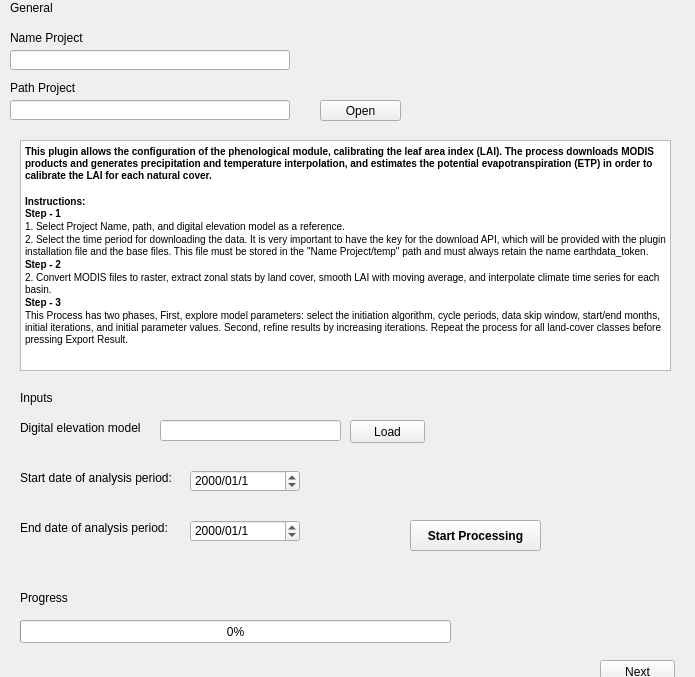
        <widget class="QWidget" name="Step1">
         <property name="geometry">
          <rect>
           <x>0</x>
           <y>0</y>
           <width>695</width>
           <height>677</height>
          </rect>
         </property>
         <attribute name="label">
          <string>Step 1 - Configuration - download</string>
         </attribute>
         <widget class="QProgressBar" name="progressBar_Download">
          <property name="geometry">
           <rect>
            <x>20</x>
            <y>620</y>
            <width>431</width>
            <height>23</height>
           </rect>
          </property>
          <property name="value">
           <number>0</number>
          </property>
         </widget>
         <widget class="QPushButton" name="Button_Step_2">
          <property name="geometry">
           <rect>
            <x>600</x>
            <y>660</y>
            <width>75</width>
            <height>23</height>
           </rect>
          </property>
          <property name="text">
           <string>Next</string>
          </property>
         </widget>
         <widget class="QLineEdit" name="name_project">
          <property name="geometry">
           <rect>
            <x>10</x>
            <y>50</y>
            <width>280</width>
            <height>20</height>
           </rect>
          </property>
         </widget>
         <widget class="QLabel" name="label_2">
          <property name="geometry">
           <rect>
            <x>10</x>
            <y>80</y>
            <width>121</width>
            <height>16</height>
           </rect>
          </property>
          <property name="text">
           <string>&lt;html&gt;&lt;head/&gt;&lt;body&gt;&lt;p&gt;Path Project&lt;/p&gt;&lt;/body&gt;&lt;/html&gt;</string>
          </property>
         </widget>
         <widget class="QLineEdit" name="output_path">
          <property name="geometry">
           <rect>
            <x>10</x>
            <y>100</y>
            <width>280</width>
            <height>20</height>
           </rect>
          </property>
         </widget>
         <widget class="QLabel" name="label_5">
          <property name="geometry">
           <rect>
            <x>20</x>
            <y>420</y>
            <width>131</width>
            <height>16</height>
           </rect>
          </property>
          <property name="text">
           <string>&lt;html&gt;&lt;head/&gt;&lt;body&gt;&lt;p&gt;Digital elevation model&lt;/p&gt;&lt;/body&gt;&lt;/html&gt;</string>
          </property>
         </widget>
         <widget class="QPushButton" name="select_output">
          <property name="geometry">
           <rect>
            <x>320</x>
            <y>100</y>
            <width>81</width>
            <height>21</height>
           </rect>
          </property>
          <property name="text">
           <string>Open</string>
          </property>
         </widget>
         <widget class="QLabel" name="label">
          <property name="geometry">
           <rect>
            <x>10</x>
            <y>30</y>
            <width>121</width>
            <height>16</height>
           </rect>
          </property>
          <property name="text">
           <string>&lt;html&gt;&lt;head/&gt;&lt;body&gt;&lt;p&gt;Name Project&lt;/p&gt;&lt;/body&gt;&lt;/html&gt;</string>
          </property>
         </widget>
         <widget class="QLineEdit" name="Path_raster">
          <property name="geometry">
           <rect>
            <x>160</x>
            <y>420</y>
            <width>181</width>
            <height>21</height>
           </rect>
          </property>
         </widget>
         <widget class="QPushButton" name="Run_Download">
          <property name="geometry">
           <rect>
            <x>410</x>
            <y>520</y>
            <width>131</width>
            <height>31</height>
           </rect>
          </property>
          <property name="font">
           <font>
            <weight>75</weight>
            <bold>true</bold>
           </font>
          </property>
          <property name="text">
           <string>Start Processing</string>
          </property>
         </widget>
         <widget class="QLabel" name="label_8">
          <property name="geometry">
           <rect>
            <x>20</x>
            <y>590</y>
            <width>121</width>
            <height>16</height>
           </rect>
          </property>
          <property name="text">
           <string>&lt;html&gt;&lt;head/&gt;&lt;body&gt;&lt;p&gt;&lt;span style=&quot; font-size:9pt;&quot;&gt;Progress&lt;/span&gt;&lt;/p&gt;&lt;/body&gt;&lt;/html&gt;</string>
          </property>
         </widget>
         <widget class="QLabel" name="label_7">
          <property name="geometry">
           <rect>
            <x>20</x>
            <y>520</y>
            <width>161</width>
            <height>16</height>
           </rect>
          </property>
          <property name="text">
           <string>&lt;html&gt;&lt;head/&gt;&lt;body&gt;&lt;p&gt;End date of analysis period:&lt;/p&gt;&lt;/body&gt;&lt;/html&gt;</string>
          </property>
         </widget>
         <widget class="QDateEdit" name="start_date">
          <property name="geometry">
           <rect>
            <x>190</x>
            <y>470</y>
            <width>110</width>
            <height>22</height>
           </rect>
          </property>
          <property name="currentSection">
           <enum>QDateTimeEdit::YearSection</enum>
          </property>
          <property name="displayFormat">
           <string>yyyy/MM/d</string>
          </property>
          <property name="timeSpec">
           <enum>Qt::LocalTime</enum>
          </property>
         </widget>
         <widget class="QDateEdit" name="end_date">
          <property name="geometry">
           <rect>
            <x>190</x>
            <y>520</y>
            <width>110</width>
            <height>22</height>
           </rect>
          </property>
          <property name="currentSection">
           <enum>QDateTimeEdit::YearSection</enum>
          </property>
          <property name="displayFormat">
           <string>yyyy/MM/d</string>
          </property>
          <property name="timeSpec">
           <enum>Qt::LocalTime</enum>
          </property>
         </widget>
         <widget class="QLabel" name="label_3">
          <property name="geometry">
           <rect>
            <x>10</x>
            <y>0</y>
            <width>121</width>
            <height>16</height>
           </rect>
          </property>
          <property name="text">
           <string>&lt;html&gt;&lt;head/&gt;&lt;body&gt;&lt;p&gt;&lt;span style=&quot; font-size:9pt;&quot;&gt;General&lt;/span&gt;&lt;/p&gt;&lt;/body&gt;&lt;/html&gt;</string>
          </property>
         </widget>
         <widget class="QLabel" name="label_4">
          <property name="geometry">
           <rect>
            <x>20</x>
            <y>390</y>
            <width>121</width>
            <height>16</height>
           </rect>
          </property>
          <property name="text">
           <string>&lt;html&gt;&lt;head/&gt;&lt;body&gt;&lt;p&gt;Inputs&lt;/p&gt;&lt;/body&gt;&lt;/html&gt;</string>
          </property>
         </widget>
         <widget class="QLabel" name="label_6">
          <property name="geometry">
           <rect>
            <x>20</x>
            <y>470</y>
            <width>171</width>
            <height>16</height>
           </rect>
          </property>
          <property name="text">
           <string>&lt;html&gt;&lt;head/&gt;&lt;body&gt;&lt;p&gt;Start date of analysis period:&lt;/p&gt;&lt;/body&gt;&lt;/html&gt;</string>
          </property>
         </widget>
         <widget class="QPushButton" name="Button_Load_Dem">
          <property name="geometry">
           <rect>
            <x>350</x>
            <y>420</y>
            <width>75</width>
            <height>23</height>
           </rect>
          </property>
          <property name="text">
           <string>Load</string>
          </property>
         </widget>
         <widget class="QTextBrowser" name="textBrowser">
          <property name="geometry">
           <rect>
            <x>20</x>
            <y>140</y>
            <width>651</width>
            <height>231</height>
           </rect>
          </property>
          <property name="html">
           <string>&lt;!DOCTYPE HTML PUBLIC &quot;-//W3C//DTD HTML 4.0//EN&quot; &quot;http://www.w3.org/TR/REC-html40/strict.dtd&quot;&gt;
&lt;html&gt;&lt;head&gt;&lt;meta name=&quot;qrichtext&quot; content=&quot;1&quot; /&gt;&lt;style type=&quot;text/css&quot;&gt;
p, li { white-space: pre-wrap; }
&lt;/style&gt;&lt;/head&gt;&lt;body style=&quot; font-family:'MS Shell Dlg 2'; font-size:7.8pt; font-weight:600; font-style:normal;&quot;&gt;
&lt;p style=&quot; margin-top:0px; margin-bottom:0px; margin-left:0px; margin-right:0px; -qt-block-indent:0; text-indent:0px;&quot;&gt;This plugin allows the configuration of the phenological module, calibrating the leaf area index (LAI). The process downloads MODIS products and generates precipitation and temperature interpolation, and estimates the potential evapotranspiration (ETP) in order to calibrate the LAI for each natural cover.&lt;/p&gt;
&lt;p style=&quot;-qt-paragraph-type:empty; margin-top:0px; margin-bottom:0px; margin-left:0px; margin-right:0px; -qt-block-indent:0; text-indent:0px;&quot;&gt;&lt;br /&gt;&lt;/p&gt;
&lt;p style=&quot; margin-top:0px; margin-bottom:0px; margin-left:0px; margin-right:0px; -qt-block-indent:0; text-indent:0px;&quot;&gt;Instructions:&lt;br /&gt;Step - 1&lt;/p&gt;
&lt;p style=&quot; margin-top:0px; margin-bottom:0px; margin-left:0px; margin-right:0px; -qt-block-indent:0; text-indent:0px;&quot;&gt;&lt;span style=&quot; font-weight:400;&quot;&gt;1. Select Project Name, path, and digital elevation model as a reference.&lt;/span&gt;&lt;/p&gt;
&lt;p style=&quot; margin-top:0px; margin-bottom:0px; margin-left:0px; margin-right:0px; -qt-block-indent:0; text-indent:0px;&quot;&gt;&lt;span style=&quot; font-weight:400;&quot;&gt;2. Select the time period for downloading the data. It is very important to have the key for the download API, which will be provided with the plugin installation file and the base files. This file must be stored in the &amp;quot;Name Project/temp&amp;quot; path and must always retain the name earthdata_token.&lt;/span&gt;&lt;/p&gt;
&lt;p style=&quot; margin-top:0px; margin-bottom:0px; margin-left:0px; margin-right:0px; -qt-block-indent:0; text-indent:0px;&quot;&gt;Step - 2&lt;/p&gt;
&lt;p style=&quot; margin-top:0px; margin-bottom:0px; margin-left:0px; margin-right:0px; -qt-block-indent:0; text-indent:0px;&quot;&gt;&lt;span style=&quot; font-weight:400;&quot;&gt;2. Convert MODIS files to raster, extract zonal stats by land cover, smooth LAI with moving average, and interpolate climate time series for each basin.&lt;/span&gt;&lt;/p&gt;
&lt;p style=&quot; margin-top:0px; margin-bottom:0px; margin-left:0px; margin-right:0px; -qt-block-indent:0; text-indent:0px;&quot;&gt;Step - 3&lt;/p&gt;
&lt;p style=&quot; margin-top:0px; margin-bottom:0px; margin-left:0px; margin-right:0px; -qt-block-indent:0; text-indent:0px;&quot;&gt;&lt;span style=&quot; font-weight:400;&quot;&gt;This Process has two phases, First, explore model parameters: select the initiation algorithm, cycle periods, data skip window, start/end months, initial iterations, and initial parameter values. Second, refine results by increasing iterations. Repeat the process for all land-cover classes before pressing Export Result.&lt;/span&gt;&lt;/p&gt;&lt;/body&gt;&lt;/html&gt;</string>
          </property>
         </widget>
        </widget>
